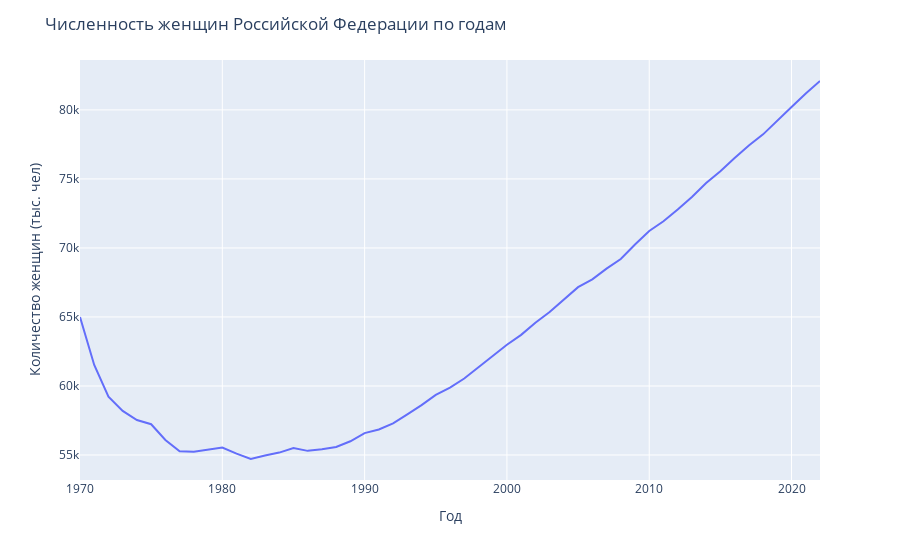

Notebook code for this chart:
### Code cell
fig = px.line(df1, x="Year", y="female")
fig.update_layout(
    title="Численность женщин Российской Федерации по годам",
    yaxis_title="Количество женщин (тыс. чел)",
    xaxis_title="Год"
)
fig.show()

### Figure 1 — Plotly figure (JSON) as saved in the notebook; plotly's stock layout.template omitted (floating-point values rounded to 4 significant figures)
{"data": [{"hovertemplate": "Year=%{x}<br>female=%{y}<extra></extra>", "legendgroup": "", "line": {"color": "#636efa", "dash": "solid"}, "marker": {"symbol": "circle"}, "mode": "lines", "name": "", "orientation": "v", "showlegend": false, "type": "scatter", "x": [1970, 1971, 1972, 1973, 1974, 1975, 1976, 1977, 1978, 1979, 1980, 1981, 1982, 1983, 1984, 1985, 1986, 1987, 1988, 1989, 1990, 1991, 1992, 1993, 1994, 1995, 1996, 1997, 1998, 1999, 2000, 2001, 2002, 2003, 2004, 2005, 2006, 2007, 2008, 2009, 2010, 2011, 2012, 2013, 2014, 2015, 2016, 2017, 2018, 2019, 2020, 2021, 2022], "xaxis": "x", "y": [65000, 61521, 59227, 58197, 57530, 57228, 56093, 55271, 55236, 55383, 55545, 55101, 54710, 54958, 55175, 55497, 55300, 55416, 55584, 55995, 56587, 56845, 57293, 57948, 58609, 59353, 59887, 60541, 61353, 62129, 62991, 63702, 64578, 65356, 66258, 67157, 67725, 68501, 69195, 70254, 71230, 71932, 72781, 73698, 74701, 75560, 76508, 77420, 78229, 79244, 80207, 81193, 82094], "yaxis": "y"}], "layout": {"autosize": true, "legend": {"tracegroupgap": 0}, "margin": {"t": 60}, "title": {"text": "Численность женщин Российской Федерации по годам"}, "xaxis": {"anchor": "y", "autorange": true, "domain": [0, 1], "range": [1970, 2022], "title": {"text": "Год"}, "type": "linear"}, "yaxis": {"anchor": "x", "autorange": true, "domain": [0, 1], "range": [53190.0, 83620.0], "title": {"text": "Количество женщин (тыс. чел)"}, "type": "linear"}}}
